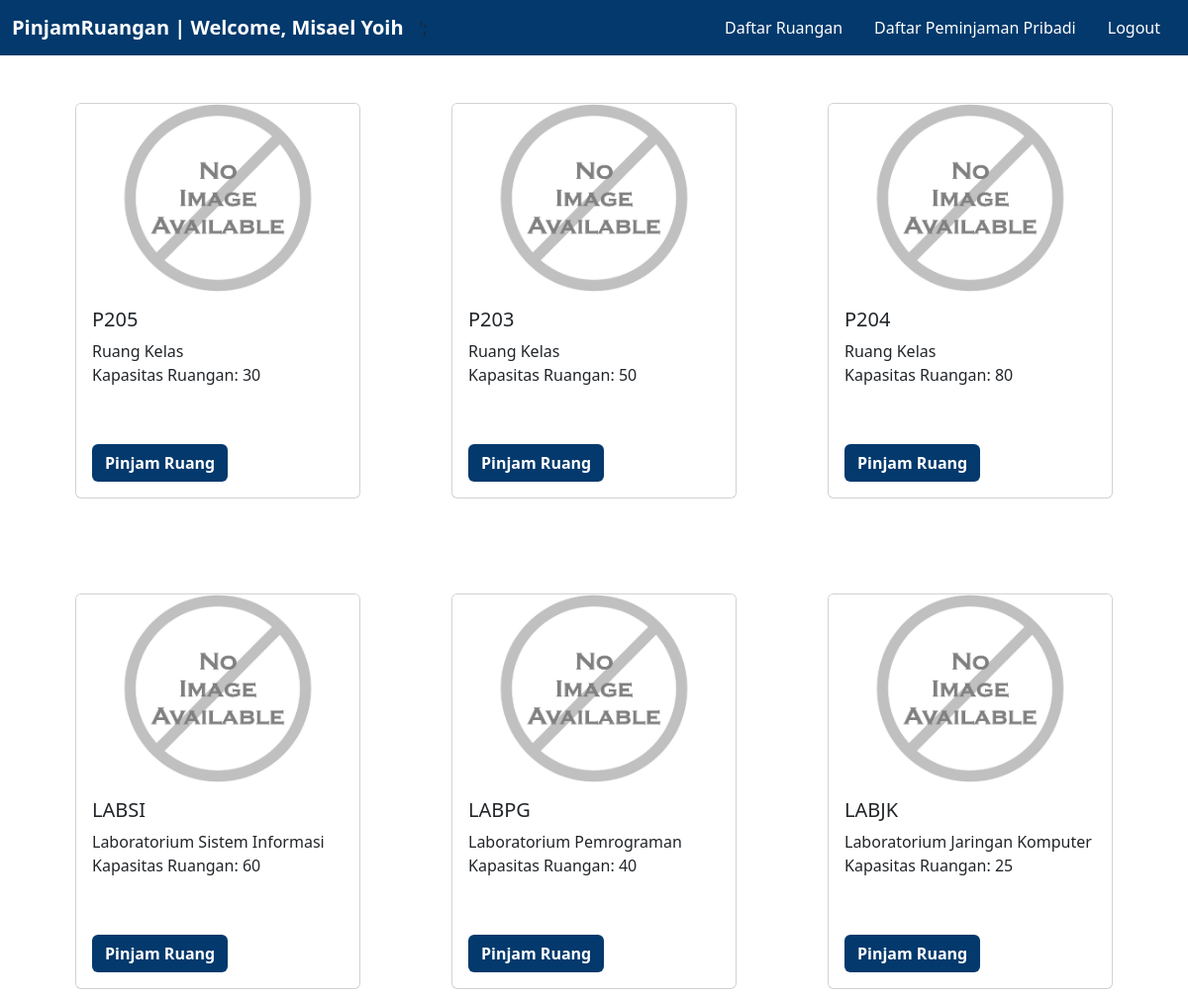
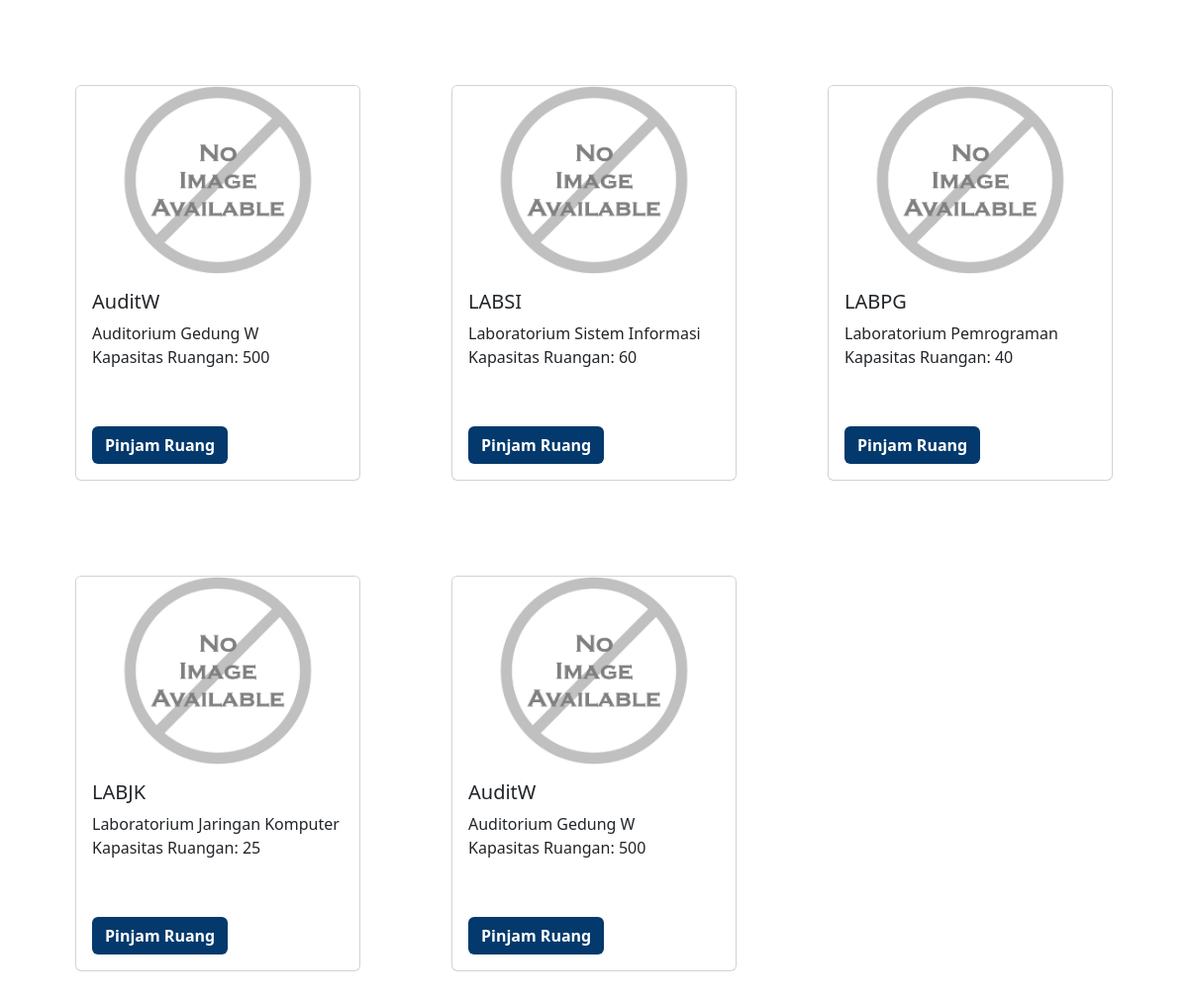
The app's page /home/listRuang.php (signed in) with its own data (2 pictures, top to bottom).
### tables this page shows
CREATE TABLE `ruangan` (
  `id_ruangan` int(11) NOT NULL,
  `kode_ruangan` varchar(7) NOT NULL,
  `nama_ruangan` varchar(255) NOT NULL,
  `kapasitas` int(3) NOT NULL,
  `img_dir` varchar(255) NOT NULL
);

### home/process.php (called while the page is built, shortened)
<?php
require("../connect.php");
$db = $conn;
$tableName = "ruangan";
$columns = ['id_ruangan', 'kode_ruangan', 'nama_ruangan', 'kapasitas', 'img_dir'];
$rooms = fetch_ruangan($db, $tableName, $columns);
function fetch_ruangan($db, $tableName, $columns) {
    if(empty($db)) {
        $msg = "Database Connection Error";
    } elseif (empty($columns) || !is_array($columns)) {
        $msg = "Invalid Columns";
    } elseif (empty($tableName)) {
        $msg = "table name is empty";
    } else {
        $query = "SELECT * FROM $tableName";
        $stmt = $db->query($query);
        if($stmt !== false) {
            $rows = $stmt->fetchAll(PDO::FETCH_ASSOC);
            if ($rows) {
                $msg = $rows;
            } else {
                $msg = "No Data Found";
            }
        } else {
            $msg = "DB error";
        }
    }
    return $msg;
}
?>

### home/listRuang.php (the view, shortened to what this page needs)
<?php
    require("process.php");
    include("../navbar.php");
?>
<!DOCTYPE html>
<html lang="en">
<head>
    <link href="https://cdn.jsdelivr.net/npm/bootstrap@5.3.2/dist/css/bootstrap.min.css" rel="stylesheet"
 />
</head>
<body>
    <div class="container mx-auto">
        <div class="row">
            <?php foreach($rooms as $room): ?>
                <div class="col-4 lg-4 md-4 sm-6 mt-5 pb-5">
                    <div class="card mx-auto" style="width: 18rem; height: 400px;">
                        <?php
                            if ($room['img_dir'] == "") {
                                echo '<img src="../img/no-image.jpg" class="card-img-top img-fluid" alt="...">';
                            } else {
                                echo '<img src="../img/' . $room['img_dir'] . '" class="card-img-top img-fluid" alt="...">';
                            }
                        ?>
                        <div class="card-body d-flex flex-column justify-content-center">
                            <h5 class="card-title"><?php echo $room['kode_ruangan']; ?></h5>
                            <p class="card-text">
                                <label><?= $room['nama_ruangan']; ?></label>
                                <br>
                                <label><?= "Kapasitas Ruangan: " . $room['kapasitas']; ?></label>
                            </p>
                            <div class="d-flex justify-content-between mt-auto">
                                <a href="../peminjaman/pinjam.php?kode_ruangan=<?php echo $room['kode_ruangan'];?>" class="btn" style="background-color: #03396c; color: white; font-weight: bold">Pinjam Ruang</a>
                            </div>
                        </div>
                    </div>
                </div>
            <?php endforeach; ?>
        </div>
    </div>
</body>
</html>

### navbar.php (shortened to what this page needs)
<!DOCTYPE html>
<html lang="en">
<head>
    <link href="https://cdn.jsdelivr.net/npm/bootstrap@5.3.2/dist/css/bootstrap.min.css" rel="stylesheet"
 />
</head>
<body>
    <nav class="navbar navbar-expand-lg">
        <div class="container-fluid">
        <a class="navbar-brand" href="../home/userProfile.php">PinjamRuangan | Welcome, <?php echo $_SESSION['username'];?></a>';
            <div class="collapse navbar-collapse" id="navbarNav">
                <ul class="nav ms-auto">
                    <li class="nav-item">
                        <a class="nav-link text-white" aria-current="page" href="../home/listRuang.php">Daftar Ruangan</a>
                    </li>
                    <?php
                    if ($_SESSION['user_type'] == 'admin') {
                    echo'<li class="nav-item">
                            <a class="nav-link text-white" href="../admin/index.php">Daftar Peminjaman Admin</a>
                        </li>';
                    echo'<li class="nav-item">
                            <a class="nav-link text-white" href="../admin/addRuangan.php">Add Ruangan</a>
                        </li>';
                    echo'<li class="nav-item">
                            <a class="nav-link text-white" href="../admin/addAdmin.php">Add Admin</a>
                        </li>';
                    echo'<li class="nav-item">
                            <a class="nav-link text-white" href="../admin/banuser.php">Ban User</a>
                        </li>';
                    } else {
                    echo '<li class="nav-item">
                        <a class="nav-link text-white" href="../home/listPinjaman.php">Daftar Peminjaman Pribadi</a>
                    </li>';
                    }
                    ?>
                    <li class="nav-item">
                        <a class="nav-link text-white" href="../logout.php">Logout</a>
                    </li>
                </ul>
            </div>
        </div>
    </nav>
</body>
</html>

### navbar.php (style rules this page uses)
body { margin: 0; padding: 0; }
.navbar { background-color: #03396c !important; }
.navbar-brand { font-weight: bold; color: white !important; }

### records on screen
ruangan: kode_ruangan "P205", nama_ruangan "Ruang Kelas", kapasitas "30"
ruangan: kode_ruangan "P203", nama_ruangan "Ruang Kelas", kapasitas "50"
ruangan: kode_ruangan "P204", nama_ruangan "Ruang Kelas", kapasitas "80"
ruangan: kode_ruangan "LABSI", nama_ruangan "Laboratorium Sistem Informasi", kapasitas "60"
ruangan: kode_ruangan "LABPG", nama_ruangan "Laboratorium Pemrograman", kapasitas "40"
ruangan: kode_ruangan "LABJK", nama_ruangan "Laboratorium Jaringan Komputer", kapasitas "25"
ruangan: kode_ruangan "AuditW", nama_ruangan "Auditorium Gedung W", kapasitas "500"
ruangan: kode_ruangan "LABSI", nama_ruangan "Laboratorium Sistem Informasi", kapasitas "60"
ruangan: kode_ruangan "LABPG", nama_ruangan "Laboratorium Pemrograman", kapasitas "40"
ruangan: kode_ruangan "LABJK", nama_ruangan "Laboratorium Jaringan Komputer", kapasitas "25"
ruangan: kode_ruangan "AuditW", nama_ruangan "Auditorium Gedung W", kapasitas "500"

### other values on screen
$_SESSION['username'] "Misael Yoih"
